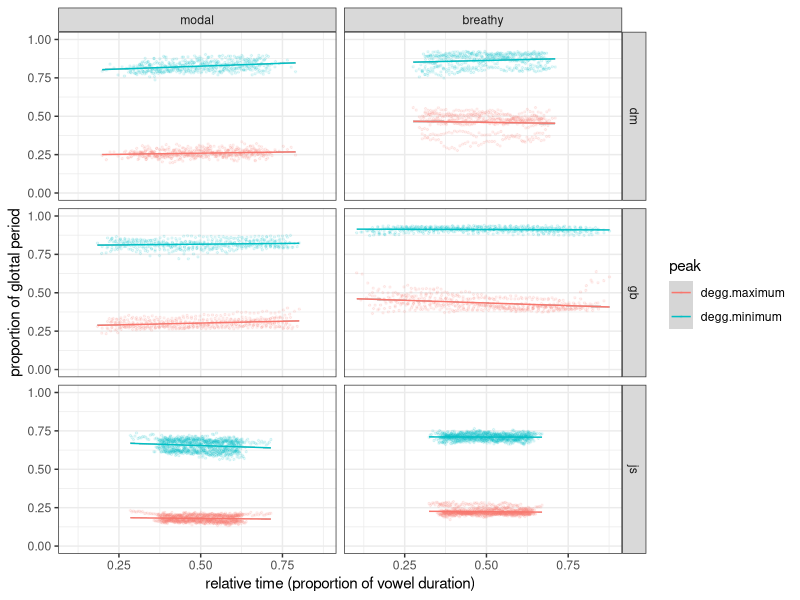

Reproduce this figure in R.
## ---- chunk 1
knitr::opts_chunk$set(echo = TRUE)
knitr::opts_knit$set(root.dir=normalizePath("../../"))
library(readr)
library(dplyr)
library(tidyr)
library(ggplot2)
theme_set(theme_bw())
library(lme4)
library(effects)
library(afex)
## ---- chunk 2
degg.tracing <- read_csv("./tracegram-pilot/results/results.csv") %>%
    separate(file, c("speaker", "phonation")) %>%
    mutate_if(is.character, as.factor) %>%
    mutate(phonation = factor(phonation, levels = c("modal", "breathy"))) %>%
    gather(peak, value, degg.maximum:degg.minimum)
## ---- chunk 3
ggplot(degg.tracing, aes(time, value, colour = peak)) +
    geom_point(size = 0.5, alpha = 0.1) +
    geom_smooth(size = 0.5, method = "lm") +
    xlab("relative time (proportion of vowel duration)") +
    ylab("proportion of glottal period") +
    facet_grid(speaker ~ phonation) +
    ylim(0, 1)
